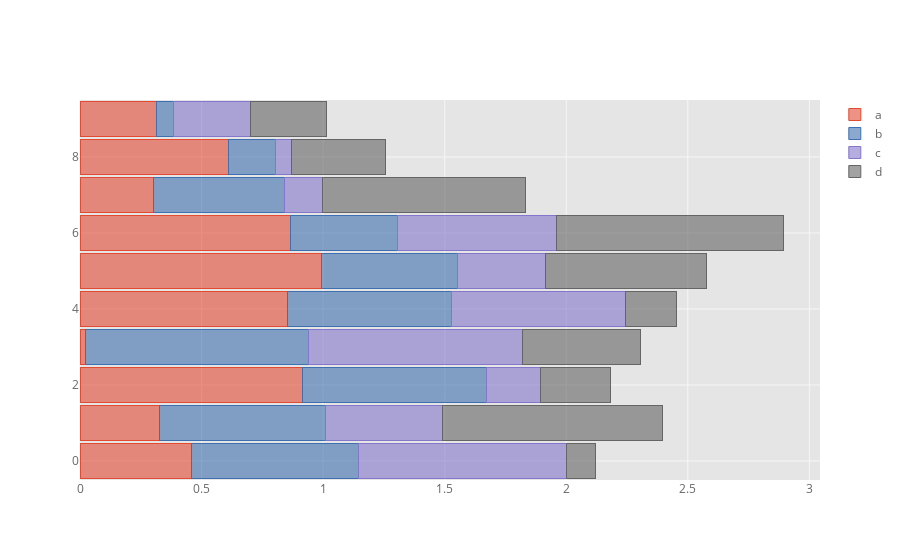

Notebook code for this chart:
### Markdown cell above
To get horizontal bar plots, pass `kind='barh'`

### Code cell
df.iplot(kind='barh',barmode='stack',bargap=.1)

### Figure 1 — Plotly figure (JSON) as saved in the notebook; plotly's stock layout.template omitted (floating-point values rounded to 4 significant figures)
{"data": [{"marker": {"color": "rgba(226, 74, 51, 0.6)", "line": {"color": "rgba(226, 74, 51, 1.0)", "width": 1}}, "name": "a", "orientation": "h", "text": "", "type": "bar", "uid": "1fcca74c-abc2-402d-a5b6-14beae8691bc", "x": [0.4601, 0.3266, 0.9148, 0.02165, 0.8539, 0.9913, 0.8653, 0.3011, 0.6104, 0.3137], "y": [0, 1, 2, 3, 4, 5, 6, 7, 8, 9]}, {"marker": {"color": "rgba(62, 111, 176, 0.6)", "line": {"color": "rgba(62, 111, 176, 1.0)", "width": 1}}, "name": "b", "orientation": "h", "text": "", "type": "bar", "uid": "c092cda2-c801-41ff-a842-c9b2bc4c4704", "x": [0.6838, 0.6819, 0.7573, 0.9185, 0.6721, 0.5595, 0.4386, 0.5397, 0.1933, 0.07165], "y": [0, 1, 2, 3, 4, 5, 6, 7, 8, 9]}, {"marker": {"color": "rgba(132, 118, 202, 0.6)", "line": {"color": "rgba(132, 118, 202, 1.0)", "width": 1}}, "name": "c", "orientation": "h", "text": "", "type": "bar", "uid": "33179269-ef8d-4f8d-b1c2-8cd11a1230cf", "x": [0.8556, 0.4821, 0.2223, 0.8805, 0.7174, 0.3641, 0.6572, 0.1579, 0.06815, 0.3157], "y": [0, 1, 2, 3, 4, 5, 6, 7, 8, 9]}, {"marker": {"color": "rgba(101, 101, 101, 0.6)", "line": {"color": "rgba(101, 101, 101, 1.0)", "width": 1}}, "name": "d", "orientation": "h", "text": "", "type": "bar", "uid": "6fae2dd2-0e91-4a26-a5d2-1a501987d018", "x": [0.1217, 0.9062, 0.2875, 0.4826, 0.2095, 0.6608, 0.9304, 0.8351, 0.3856, 0.3119], "y": [0, 1, 2, 3, 4, 5, 6, 7, 8, 9]}], "layout": {"bargap": 0.1, "barmode": "stack", "legend": {"bgcolor": "#FFFFFF", "font": {"color": "#666666"}, "traceorder": "normal"}, "paper_bgcolor": "#FFFFFF", "plot_bgcolor": "#E5E5E5", "title": {"font": {"color": "#151516"}}, "xaxis": {"gridcolor": "#F6F6F6", "showgrid": true, "tickfont": {"color": "#666666"}, "title": {"font": {"color": "#666666"}, "text": ""}, "zerolinecolor": "#F6F6F6"}, "yaxis": {"gridcolor": "#F6F6F6", "showgrid": true, "tickfont": {"color": "#666666"}, "title": {"font": {"color": "#666666"}, "text": ""}, "zerolinecolor": "#F6F6F6"}}}
